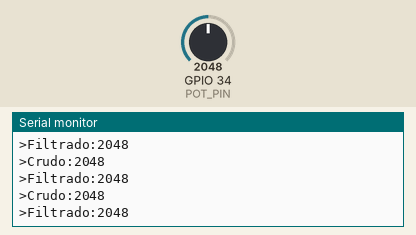
The sketch below on a simulated ESP32. Shown: the last lines printed to the serial monitor. The inputs (shaded band) are chosen by the test bench; at power-on: GPIO 34 (POT_PIN) = 2048 (analog values on the 0–4095 scale).

Above: at 3.2 s.
3.3 s: GPIO 34 (POT_PIN) set to 2866
At 4.1 s:
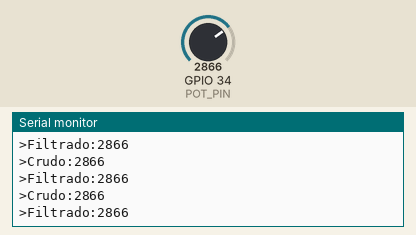
4.8 s: GPIO 34 (POT_PIN) set to 3603
At 5.8 s:
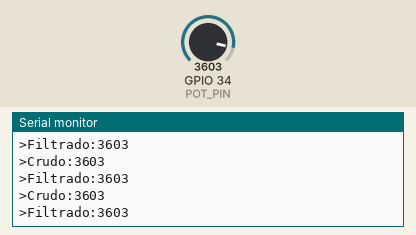
Timing chart, 0 to 7.8 s (numbered marks = the images above; inputs shaded):
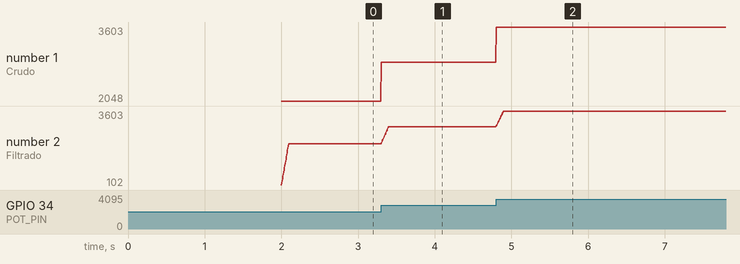

Measured:
- after the input at 3.3 s, the serial monitor: prints a new line at once (image 1)
- after the input at 4.8 s, the serial monitor: prints a new line at once (image 2)
- plotted number 1: 2048 → 2866 after the input at 3.3 s, 2866 → 3603 after the input at 4.8 s
- plotted number 2: 2048 → 2866 after the input at 3.3 s, 2866 → 3603 after the input at 4.8 s

The sketch:

ADC-DAC.ino
```cpp
#include <Arduino.h>

const int POT_PIN = 34;              // GPIO34 (ADC1_CH6)
const int PERIODO_MUESTREO = 5; //Milisegundos

// ========== FILTRO DE MEDIA MÓVIL ==========
const int NUM_LECTURAS = 20;
int lecturas[NUM_LECTURAS];
int indiceLectura = 0;
int total = 0;
int promedio = 0;

// ========== VARIABLES GLOBALES ==========
unsigned long ultimaLectura = 0;

// ========== FUNCIONES ==========

void inicializarFiltro() {
  for (int i = 0; i < NUM_LECTURAS; i++) {
    lecturas[i] = 0;
  }
  total = 0;
  indiceLectura = 0;
}

int leerADCFiltrado(int pin) {
  // Restar la lectura más antigua
  total = total - lecturas[indiceLectura];

  // Leer nuevo valor
  lecturas[indiceLectura] = analogRead(pin);

  // Sumar la nueva lectura
  total = total + lecturas[indiceLectura];

  // Avanzar al siguiente índice
  indiceLectura = (indiceLectura + 1) % NUM_LECTURAS;

  // Calcular promedio
  return total / NUM_LECTURAS;
}


// ========== SETUP ==========
void setup() {
  Serial.begin(115200);
  while (!Serial) {;}
  analogReadResolution(12);

  // Configurar atenuación del ADC para rango completo 0-3.3V
  analogSetAttenuation(ADC_11db);

  // Inicializar filtro
  inicializarFiltro();

  delay(2000);

  Serial.println("Iniciando monitoreo...\n");
}

// ========== LOOP ==========
void loop() {
  unsigned long tiempoActual = millis();

  // Verificar si es tiempo de tomar una nueva lectura
  if (tiempoActual - ultimaLectura >= PERIODO_MUESTREO) {
    ultimaLectura = tiempoActual;

    // Leer valor crudo del ADC
    int valorCrudo = analogRead(POT_PIN);

    // Aplicar filtro de media móvil
    int valorFiltrado = leerADCFiltrado(POT_PIN);

    // ========== Plotter ==========
    Serial.print(">Crudo:");
    Serial.println(valorCrudo);

    Serial.print(">Filtrado:");
    Serial.println(valorFiltrado);
  }
}
```
